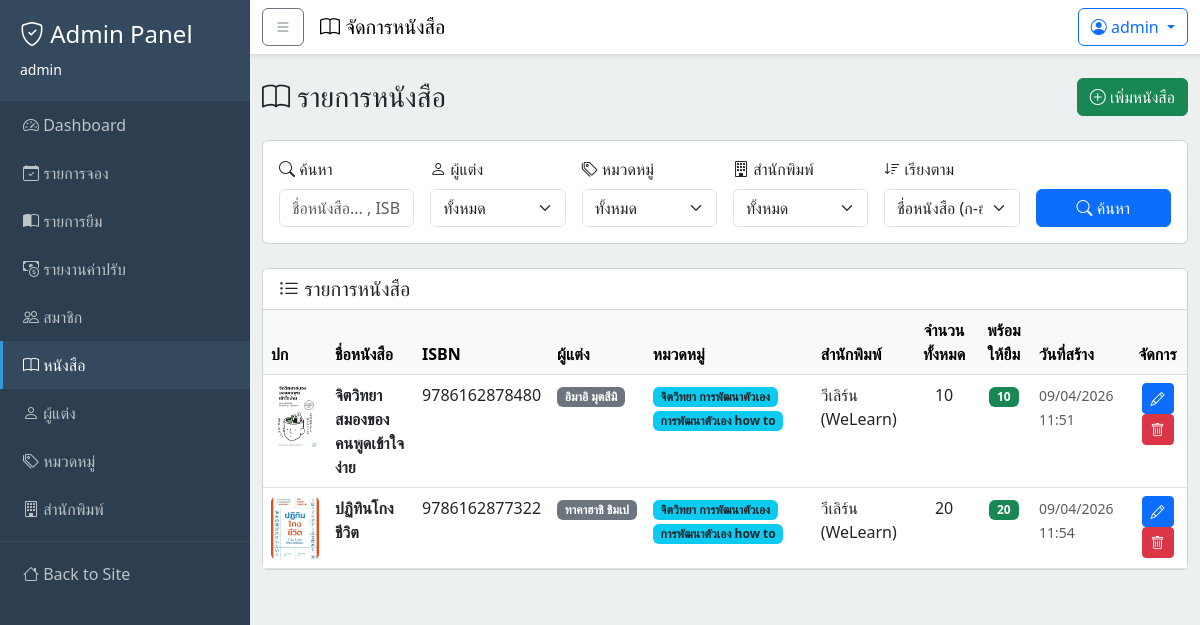
Before: /dashboard/books/ (signed in) with the older database file.
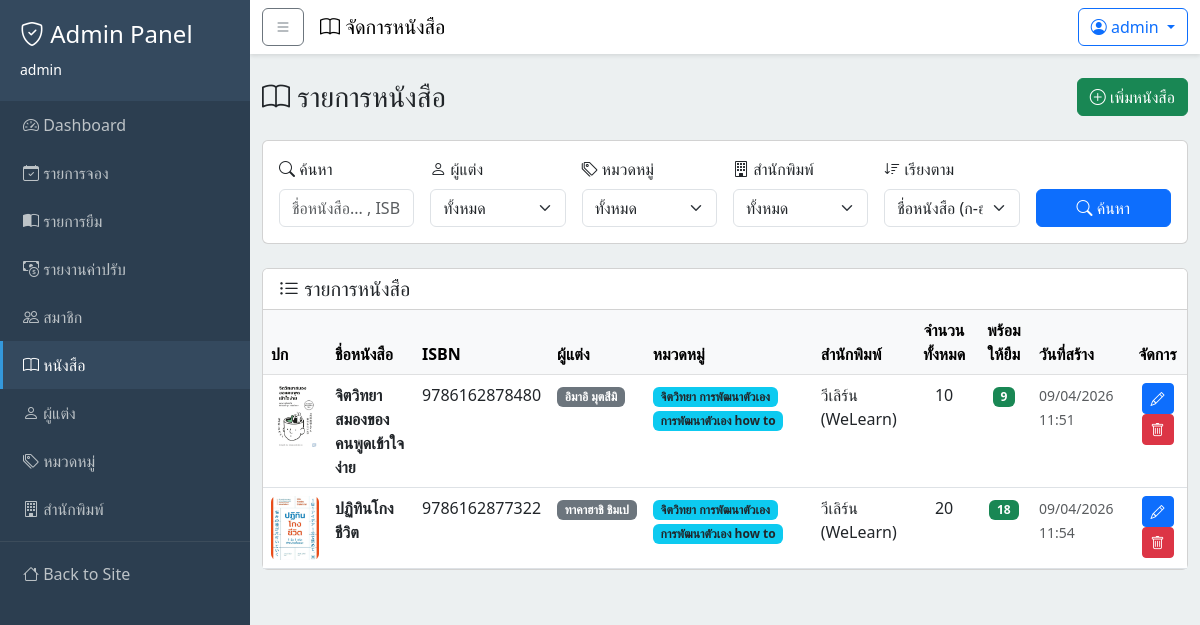
After: the same page with the newer database file.
### books/models.py (models this page shows, shortened)
class Book(models.Model):
    id = models.AutoField(primary_key=True)
    title = models.CharField(max_length=255)
    isbn = models.CharField(
        max_length=13,
        unique=True,
        null=False,
        blank=False,
    )
    description = models.TextField(null=True, blank=True)
    image_url = models.ImageField(
        upload_to="books/covers/",
        max_length=255,
        null=True,
        blank=True,
    )
    total_quantity = models.IntegerField(default=0)
    available_quantity = models.IntegerField(default=0)
    publish_year = models.IntegerField(null=True, blank=True)
    publisher = models.ForeignKey(
        Publisher,
        on_delete=models.SET_NULL,
        null=True,
        blank=True,
        related_name='books',
    )
    authors = models.ManyToManyField(
        Author,
        through="BookAuthor",
        related_name="books",
    )
    categories = models.ManyToManyField(
        Category,
        through="BookCategory",
        related_name="books",
    )
    created_at = models.DateTimeField(auto_now_add=True)
    if TYPE_CHECKING:
        hold_items: Manager[HoldItem]
        hold_items: Manager[HoldItem]
        loan_items: Manager[LoanItem]
    class Meta:
        db_table = "books"
        verbose_name = "Book"
        verbose_name_plural = "Books"
        constraints = [
            models.CheckConstraint(
                check=Q(total_quantity__gte=0),
                name="check_books_total_quantity_gte_0",
            ),
            models.CheckConstraint(
                check=Q(available_quantity__gte=0),
                name="check_books_available_quantity_gte_0",
            ),
            models.CheckConstraint(
                check=Q(publish_year__isnull=True) | Q(publish_year__gte=0),
                name="check_books_publish_year_gte_0_or_null",
            ),
        ]

class Publisher(models.Model):
    id = models.AutoField(primary_key=True)
    name = models.CharField(max_length=255, unique=True)
    created_at = models.DateTimeField(auto_now_add=True)
    if TYPE_CHECKING:
        books: Manager["Book"]
    class Meta:
        db_table = "publishers"
        verbose_name = "Publisher"
        verbose_name_plural = "Publishers"

### books/views.py (the view)
# urls.py: path('dashboard/books/', views.dashboard_books_view, name='dashboard_books'),
@staff_member_required
def dashboard_books_view(request):
    books = Book.objects.all().select_related('publisher').prefetch_related('authors', 'categories')
    search_query = request.GET.get('search', '').strip()
    if search_query:
        books = books.filter(
            Q(title__icontains=search_query) |
            Q(isbn__icontains=search_query)
        )
    author_id = request.GET.get('author', '').strip()
    if author_id:
        books = books.filter(authors__id=author_id)
    category_id = request.GET.get('category', '').strip()
    if category_id:
        books = books.filter(categories__id=category_id)
    publisher_id = request.GET.get('publisher', '').strip()
    if publisher_id:
        books = books.filter(publisher__id=publisher_id)
    sort_by = request.GET.get('sort', 'title').strip()
    allowed_sorts = {
        'title': 'title',
        '-title': '-title',
        '-created_at': '-created_at',
        'created_at': 'created_at',
        '-available_quantity': '-available_quantity',
        'available_quantity': 'available_quantity',
        '-total_quantity': '-total_quantity',
        'total_quantity': 'total_quantity',
        '-publish_year': '-publish_year',
        'publish_year': 'publish_year',
    }
    sort_order = allowed_sorts.get(sort_by, 'title')
    books = books.order_by(sort_order).distinct()
    paginator = Paginator(books, 10)
    page_number = request.GET.get('page')
    page_obj = paginator.get_page(page_number)
    authors = Author.objects.all().order_by('name')
    categories = Category.objects.all().order_by('name')
    publishers = Publisher.objects.all().order_by('name')
    context = {
        'page_obj': page_obj,
        'authors': authors,
        'categories': categories,
        'publishers': publishers,
        'search_query': search_query,
        'selected_author': author_id,
        'selected_category': category_id,
        'selected_publisher': publisher_id,
        'sort_by': sort_by,
    }
    return render(request, 'dashboard/books/list.html', context)

### books/cart.py (called while the page is built)
    def count(self):
        return len(self.cart)

### books/context_processors.py (called while the page is built)
def cart_context(request):
    cart = Cart(request)
    return {
        'cart_count': cart.count()
    }

### templates/dashboard/books/list.html (shortened to what the changed rows need)
{% extends "base_admin.html" %}
{% block content %}
    <div class="card">
        <div class="card-body p-0">
            {% if page_obj.object_list %}
                <div class="table-responsive">
                    <table class="table table-hover mb-0">
                        <thead class="table-light">
                            <tr>
                                <th>ปก</th>
                                <th>ชื่อหนังสือ</th>
                                <th>ISBN</th>
                                <th>ผู้แต่ง</th>
                                <th>หมวดหมู่</th>
                                <th>สำนักพิมพ์</th>
                                <th class="text-center">จำนวนทั้งหมด</th>
                                <th class="text-center">พร้อมให้ยืม</th>
                                <th>วันที่สร้าง</th>
                                <th class="text-center">จัดการ</th>
                            </tr>
                        </thead>
                        <tbody>
                            {% for book in page_obj %}
                                <tr>
                                    <td>
                                        {% if book.image_url %}
                                            <img src="{{ book.image_url.url }}"
                                                 alt="cover"
                                                 class="rounded book-cover-thumb"
                                                 width="48"
                                                 height="64">
                                        {% else %}
                                            <span class="text-muted"><i class="bi bi-image"></i></span>
                                        {% endif %}
                                    </td>
                                    <td>
                                        <strong>{{ book.title }}</strong>
                                    </td>
                                    <td>{{ book.isbn|default:'-' }}</td>
                                    <td>
                                        {% for author in book.authors.all %}
                                            <span class="badge bg-secondary">{{ author.name }}</span>
                                            {% empty %}<span class="text-muted">-</span>
                                        {% endfor %}
                                    </td>
                                    <td>
                                        {% for category in book.categories.all %}
                                            <span class="badge bg-info text-dark">{{ category.name }}</span>
                                            {% empty %}<span class="text-muted">-</span>
                                        {% endfor %}
                                    </td>
                                    <td>{{ book.publisher.name|default:'-' }}</td>
                                    <td class="text-center">{{ book.total_quantity }}</td>
                                    <td class="text-center">
                                        {% if book.available_quantity > 0 %}
                                            <span class="badge bg-success">{{ book.available_quantity }}</span>
                                        {% else %}
                                            <span class="badge bg-danger">0</span>
                                        {% endif %}
                                    </td>
                                    <td>
                                        <small class="text-muted">{{ book.created_at|date:"d/m/Y H:i" }}</small>
                                    </td>
                                    <td class="text-center">
                                        <a href="{% url 'books:dashboard_book_form_id' book.id %}"
                                           class="btn btn-sm btn-primary"
                                           title="แก้ไข"><i class="bi bi-pencil"></i></a>
                                        <form method="post"
                                              action="{% url 'books:dashboard_book_delete' book.id %}"
                                              class="d-inline"
                                              onsubmit="return confirm('ต้องการลบหนังสือ &quot;{{ book.title }}&quot; หรือไม่?');">
                                            <button type="submit" class="btn btn-sm btn-danger" title="ลบ">
                                                <i class="bi bi-trash"></i>
                                            </button>
                                        </form>
                                    </td>
                                </tr>
                            {% endfor %}
                        </tbody>
                    </table>
                </div>
            {% else %}
                <div class="text-center py-5">
                    <i class="bi bi-inbox fs-1 text-muted"></i>
                    <p class="text-muted mt-3">ไม่พบข้อมูลหนังสือ</p>
                </div>
            {% endif %}
        </div>
    </div>
{% endblock content %}

Changed rows visible on the page:
changed Book "จิตวิทยาสมองของคนพูดเข้าใจง่าย": available_quantity "10" → "9"
changed Book "ปฏิทินโกงชีวิต": available_quantity "20" → "18"
